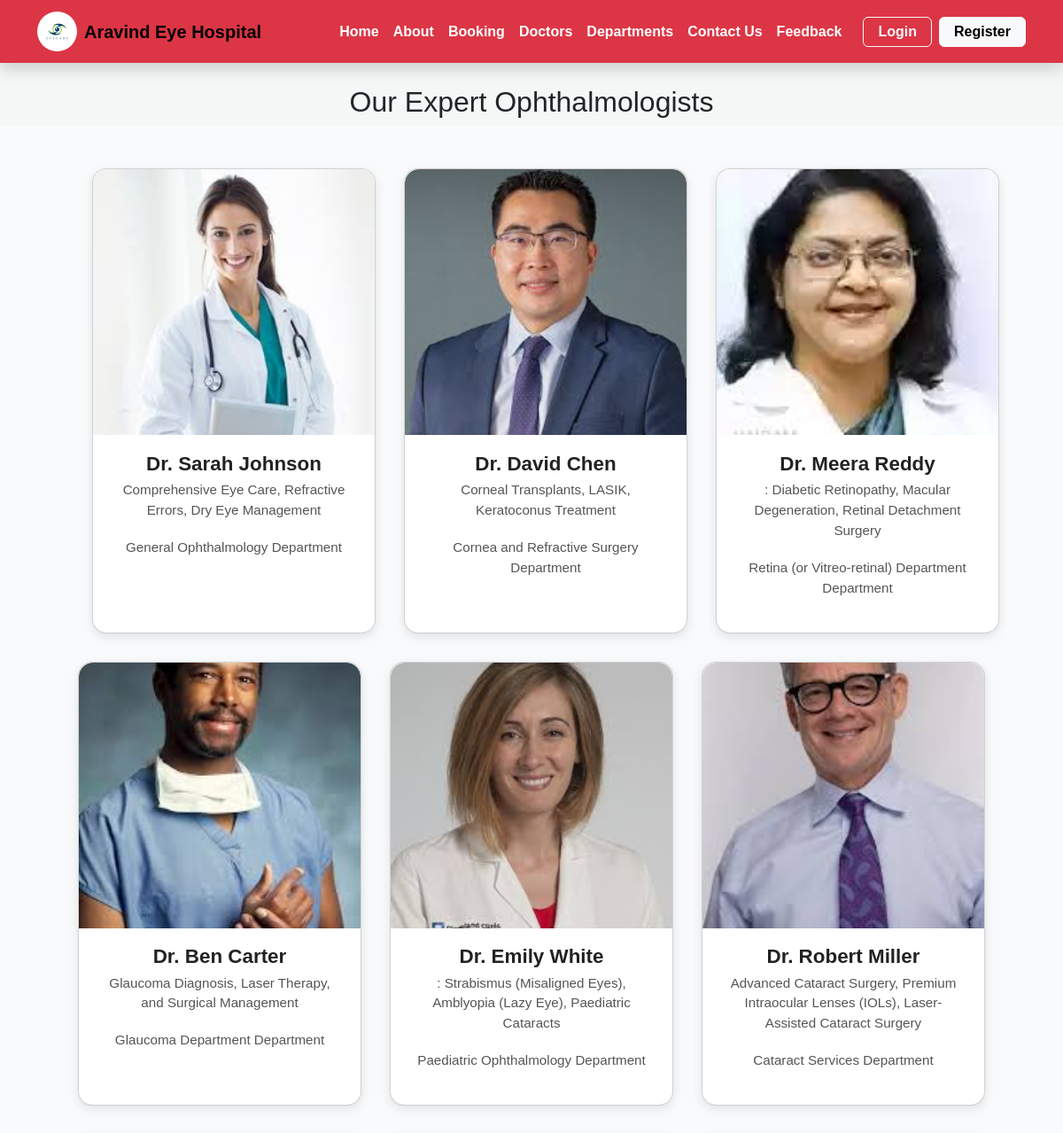
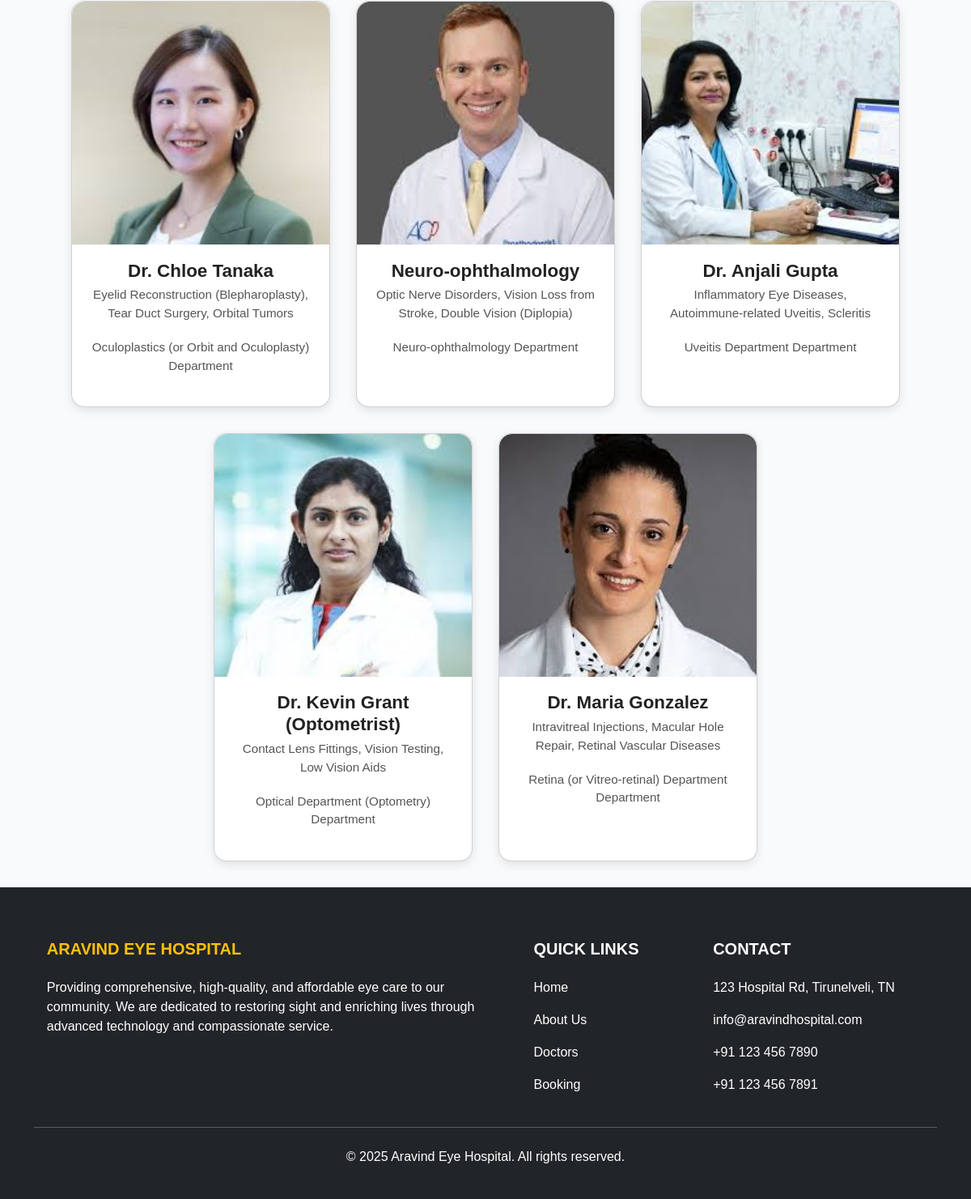
The app's page /doctors/ with its own data (2 pictures, top to bottom).
### home/models.py (models this page shows, shortened)
class Doctors(models.Model):
    doc_name=models.CharField(max_length=255)
    doc_spec=models.CharField(max_length=255)
    dep_name=models.ForeignKey(Department,on_delete=models.CASCADE)
    doc_image=models.ImageField(upload_to='doctors')

class Department(models.Model):
    dep_name = models.CharField(max_length=100)
    dep_description = models.TextField()
    def __str__(self):
        return self.dep_name

### home/views.py (the view)
# urls.py: path('doctors/', views.doctors, name='doctors'),
def doctors(request):
    dict_docts={
        "doctors":Doctors.objects.all()
    }
    return render(request,'doctors.html',dict_docts)

### templates/doctors.html (shortened to what this page needs)
{% extends "base.html" %}
{% load static %}
{% block content %}
<div class="pt-5">
 <h2 class="text-center"> Our Expert Ophthalmologists</h2>
  <div class="card-container pt-5">
    <br>
    {% for d in doctors %}
    <div class="card">
        <img src="{{ d.doc_image.url }}" alt="{{ d.doc_name }}">
        <div class="card-content">
          <h3 class="card-title">{{ d.doc_name }}</h3>
          <p>{{ d.doc_spec }}</p>
          <p>{{ d.dep_name }} Department</p>
        </div>
      </div>
    {% endfor %}
  </div>
  </div>
{% endblock %}

### templates/base.html (shortened to what this page needs)
{% load static %}
<!DOCTYPE html>
<html lang="en">
  <head>
    <link href="https://cdn.jsdelivr.net/npm/bootstrap@5.3.0/dist/css/bootstrap.min.css" rel="stylesheet">
    <link rel="stylesheet" href="{% static 'css/style.css' %}">
  </head>
  <body>
   <nav class="navbar navbar-expand-lg navbar-light bg-danger fixed-top shadow">
      <div class="container">
        <a class="navbar-brand d-flex align-items-center" href="#">
          <img src="{% static 'image/eye logo.jpg' %}" alt="Logo" width="45" height="45" class="me-2 rounded-circle">
          <span class="fw-bold fs-5">Aravind Eye Hospital</span>
        </a>
        <div class="collapse navbar-collapse justify-content-end" id="navbarNav">
          <ul class="navbar-nav fw-bold">
            <li class="nav-item"><a class="nav-link text-white" href="{% url 'index' %}">Home</a></li>
            <li class="nav-item"><a class="nav-link text-white" href="{% url 'about' %}">About</a></li>
            <li class="nav-item"><a class="nav-link text-white" href="{% url 'booking' %}">Booking</a></li>
            <li class="nav-item"><a class="nav-link text-white" href="{% url 'doctors' %}">Doctors</a></li>
            <li class="nav-item"><a class="nav-link text-white" href="{% url 'department' %}">Departments</a></li>
            <li class="nav-item"><a class="nav-link text-white" href="{% url 'contacts' %}">Contact Us</a></li>
            <li class="nav-item"><a class="nav-link text-white" href="{% url 'feedback' %}">Feedback</a></li>
          </ul>
        </div>
       <div class="ms-3 d-flex">
          {% if user.is_authenticated %}
            <span class="navbar-text text-white me-2">Hi, {{ user.username }}!</span>
            <form
              action="{% url 'logout' %}"
              method="post"
              style="display: inline"
            >
              {% csrf_token %}
              <button type="submit" class="btn btn-outline-light px-3 py-1 fw-bold">Logout</button>
            </form>
          {% else %}
            <a href="{% url 'login' %}" class="btn btn-outline-light px-3 py-1 fw-bold me-2">Login</a>
            <a href="{% url 'register' %}" class="btn btn-light px-3 py-1 fw-bold">Register</a>
          {% endif %}
        </div>
      </div>
    </nav>
    <div class="mt-5 ">
      {% block content %}
      {% endblock %}
      </div>
    <footer class="bg-dark text-white pt-5 pb-4">
    <div class="container text-center text-md-start">
        <div class="row">
            <div class="col-md-6 col-lg-6 mx-auto mt-3">
                <h5 class="text-uppercase mb-4 fw-bold text-warning">Aravind Eye Hospital</h5>
                <p>
                    Providing comprehensive, high-quality, and affordable eye care to our community. We are dedicated to restoring sight and enriching lives through advanced technology and compassionate service.
                </p>
            </div>
            <div class="col-md-2 col-lg-2 mx-auto mt-3">
                <h5 class="text-uppercase mb-4 fw-bold">Quick Links</h5>
                <p>
                    <a href="/" class="text-white" style="text-decoration: none;">Home</a>
                </p>
                <p>
                    <a href="/about" class="text-white" style="text-decoration: none;">About Us</a>
                </p>
                <p>
                    <a href="/doctors" class="text-white" style="text-decoration: none;">Doctors</a>
                </p>
                <p>
                    <a href="/booking" class="text-white" style="text-decoration: none;">Booking</a>
                </p>
            </div>
            <div class="col-md-4 col-lg-3 mx-auto mt-3">
                <h5 class="text-uppercase mb-4 fw-bold">Contact</h5>
                <p>
                    123 Hospital Rd, Tirunelveli, TN
                </p>
                <p>
                    info@aravindhospital.com
                </p>
                <p>
                    +91 123 456 7890
                </p>
                <p>
                    +91 123 456 7891
                </p>
            </div>
        </div>
        <hr class="my-4">
        <div class="row">
            <div class="col-12 text-center">
                <p>© 2025 Aravind Eye Hospital. All rights reserved.</p>
            </div>
        </div>
</footer>
  </body>
</html>

### static/css/style.css (style rules this page uses)
body { font-family: Arial, sans-serif; background-color: #f4f7f6; margin: 0; }

### static/css/components/doctors.css (style rules this page uses)
.card-container { display: flex; flex-wrap: wrap; justify-content: center; gap: 2rem; padding: 2rem; background-color: #f8fafc; }
.card { width: 320px; background-color: #fff; border-radius: 16px; box-shadow: 0 4px 12px rgba(0, 0, 0, 0.1); overflow: hidden; }
.card img { width: 100%; height: 300px; object-fit: cover; border-top-left-radius: 16px; border-top-right-radius: 16px; }
.card-content { padding: 1.2rem 1.5rem; text-align: center; }
.card-title { font-size: 1.4rem; color: #222; font-weight: 600; margin-bottom: 0.3rem; }
.card-content p { color: #555; font-size: 0.95rem; margin-bottom: 1.2rem; }

### records on screen
Doctors: doc_image (picture), doc_name "Dr. Sarah Johnson", doc_spec "Comprehensive Eye Care, Refractive Errors, Dry Eye Management", dep_name "General Ophthalmology"
Doctors: doc_image (picture), doc_name "Dr. David Chen", doc_spec "Corneal Transplants, LASIK, Keratoconus Treatment", dep_name "Cornea and Refractive Surgery"
Doctors: doc_image (picture), doc_name "Dr. Meera Reddy", doc_spec ": Diabetic Retinopathy, Macular Degeneration, Retinal Detachment Surgery", dep_name "Retina (or Vitreo-retinal) Department"
Doctors: doc_image (picture), doc_name "Dr. Ben Carter", doc_spec "Glaucoma Diagnosis, Laser Therapy, and Surgical Management", dep_name "Glaucoma Department"
Doctors: doc_image (picture), doc_name "Dr. Emily White", doc_spec ": Strabismus (Misaligned Eyes), Amblyopia (Lazy Eye), Paediatric Cataracts", dep_name "Paediatric Ophthalmology"
Doctors: doc_image (picture), doc_name "Dr. Robert Miller", doc_spec "Advanced Cataract Surgery, Premium Intraocular Lenses (IOLs), Laser-Assisted Cataract Surgery", dep_name "Cataract Services"
Doctors: doc_image (picture), doc_name "Dr. Chloe Tanaka", doc_spec "Eyelid Reconstruction (Blepharoplasty), Tear Duct Surgery, Orbital Tumors", dep_name "Oculoplastics (or Orbit and Oculoplasty)"
Doctors: doc_image (picture), doc_name "Neuro-ophthalmology", doc_spec "Optic Nerve Disorders, Vision Loss from Stroke, Double Vision (Diplopia)", dep_name "Neuro-ophthalmology"
Doctors: doc_image (picture), doc_name "Dr. Anjali Gupta", doc_spec "Inflammatory Eye Diseases, Autoimmune-related Uveitis, Scleritis", dep_name "Uveitis Department"
Doctors: doc_image (picture), doc_name "Dr. Kevin Grant (Optometrist)", doc_spec "Contact Lens Fittings, Vision Testing, Low Vision Aids", dep_name "Optical Department (Optometry)"
Doctors: doc_image (picture), doc_name "Dr. Maria Gonzalez", doc_spec "Intravitreal Injections, Macular Hole Repair, Retinal Vascular Diseases", dep_name "Retina (or Vitreo-retinal) Department"
